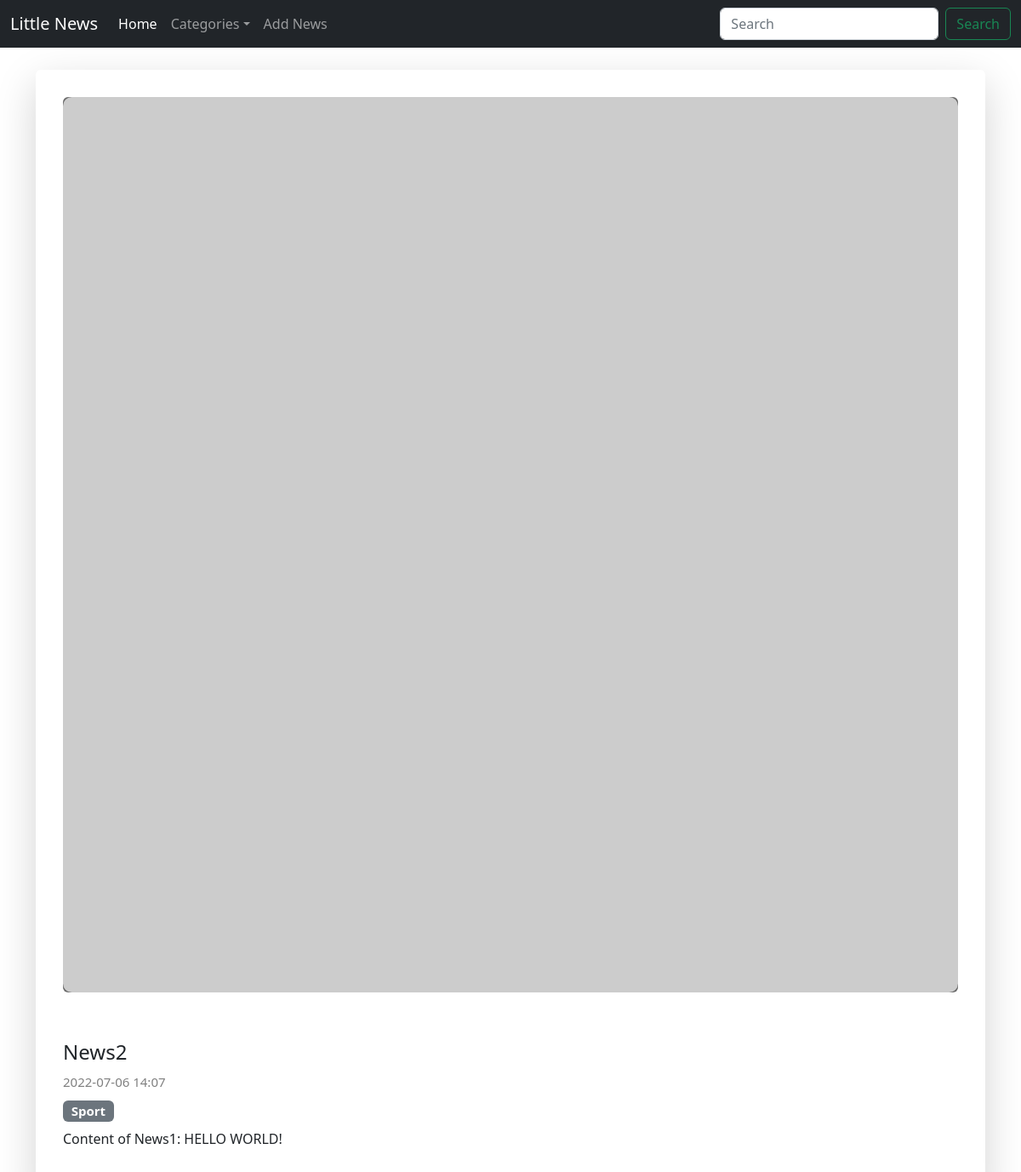
Page /news/2/ on the earlier database version.
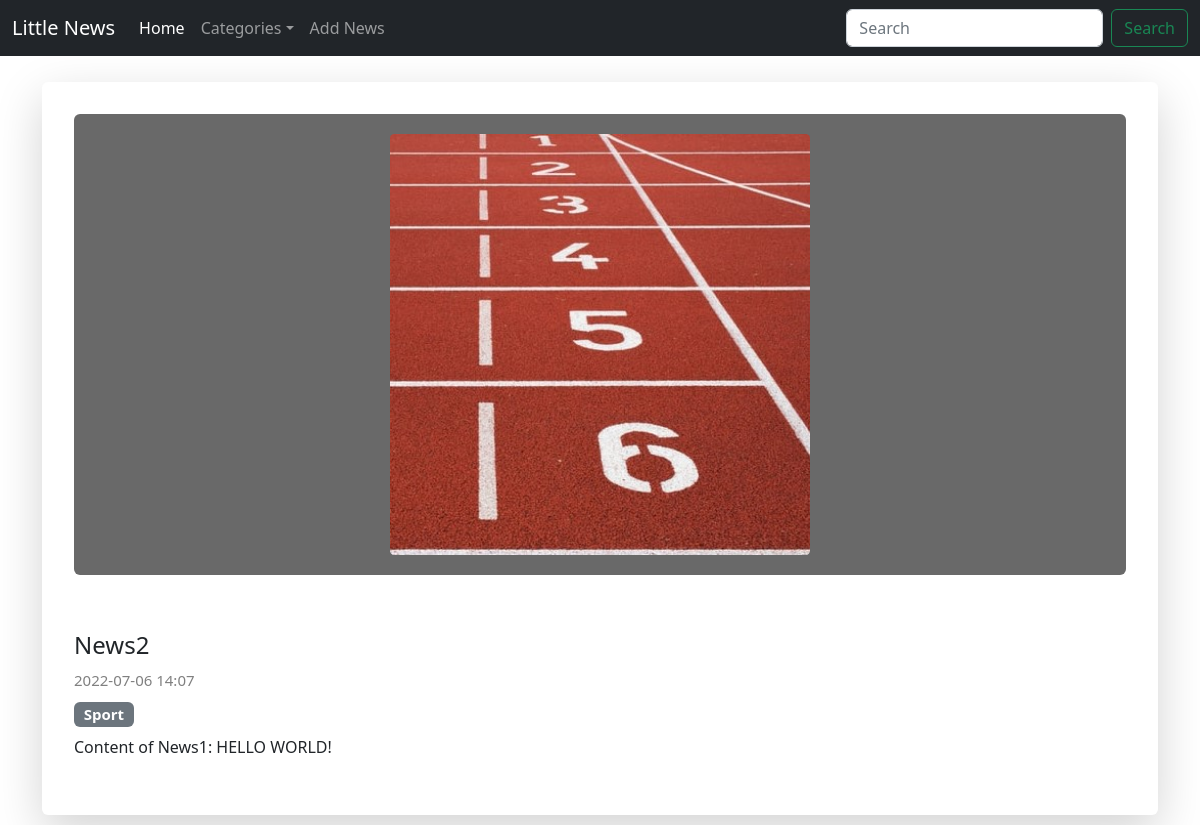
Same page on the later database version.
### news/models.py (models this page shows, shortened)
class News(models.Model):
    title = models.CharField(max_length=150)
    content = models.TextField(blank=True)
    created_at = models.DateTimeField(auto_now_add=True)
    updated_at = models.DateTimeField(auto_now=True)
    photo = models.ImageField(upload_to='photos/%Y/%m/%d/', blank=True)
    is_published = models.BooleanField(default=True)
    category = models.ForeignKey('Category', on_delete=models.PROTECT, null=True)
    class Meta:
        verbose_name = 'News'
        verbose_name_plural = 'News'
        ordering = ['-created_at']

class Category(models.Model):
    title = models.CharField(max_length=150, db_index=True, verbose_name="Name of category")
    def __str__(self):
        return self.title
    class Meta:
        verbose_name = 'Category'
        verbose_name_plural = 'Category'
        ordering = ['title']

### news/views.py (the view)
# urls.py: path('news/<int:news_id>/', view_news, name='view_news'),
def view_news(request, news_id):
    news_item = get_object_or_404(News, pk=news_id)
    return render(request, 'news/view_news.html', {"news_item": news_item})

### news/templates/news/view_news.html (shortened to what this page needs)
{% extends 'base.html' %}
{% block content %}
<div class="row">
    <div class="col" style="margin: 10px 0 10px 0;">
        <div class="card h-100 shadow-lg p-3 mb-5 bg-body rounded" style="border:0px;">
            <div class="card-body">
                <div class="card"  style="background-color:dimgrey; border: 0px;">
                {% if news_item.photo %}
                    <img src="{{ news_item.photo.url }}" class=" img-fluid" alt="#" style="margin: 20px 30% 20px 30%; border-radius: 1%;  " />
                {% else %}
                    <img src="https://picsum.photos/500/500" class="card-img-top" alt="#" style="border-radius: 1%;" />
                {% endif %}
                </div>
            </div>
              <div class="card-body">
                <h4 class="card-title">{{ news_item.title }}
                </h4>
                 <span class="card-text" style="color: grey; font-size: 15px;">{{ news_item.created_at|date:'Y-m-d H:m' }}</span>
                 <h5><span class="badge bg-secondary" style=" margin:10px 0 0px 0;">{{ news_item.category }}</span>
                </h5>
                <p class="card-text">{{ news_item.content|safe|linebreaksbr}}</p>
              </div>
            </div>
          </div>
</div>
{% endblock content %}

Differences in the rows shown:
changed News "News2": photo: picture added
